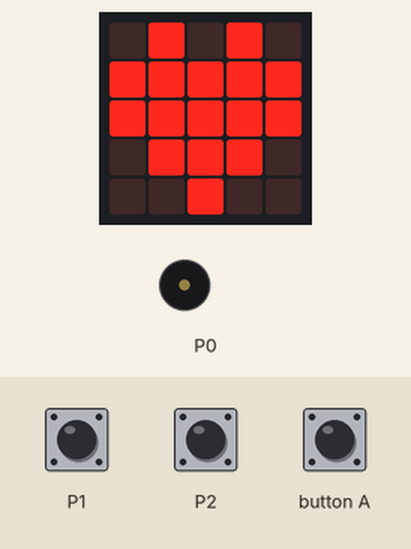
Simulated run of this program. Board: BBC micro:bit (MakeCode). On the bench: the board's 5×5 LED display, buzzer (waves = sounding). The inputs (shaded band) are chosen by the test bench.

Above: at 1.8 s.
1.9 s: touch pin P1 pressed for 0.15 s
At 2.4 s:
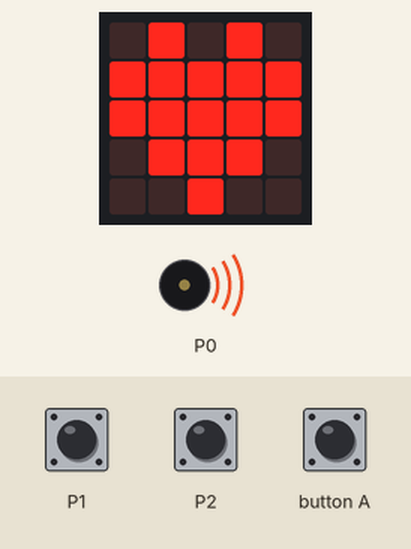
Timing chart, 0 to 4.9 s (numbered marks = the images above; inputs shaded):
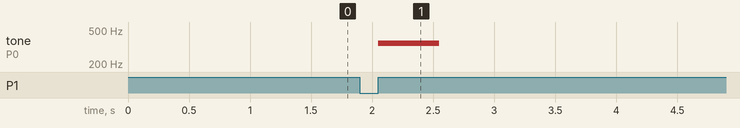

Measured:
- after the input at 1.9 s, tone on P0: silent → 349 Hz after 0.15 s, → silent 0.50 s later

The program:

main.ts
```typescript
input.onButtonPressed(Button.A, function () {

})
input.onPinPressed(TouchPin.P2, function () {
    music.playTone(262, music.beat(BeatFraction.Whole))
})
input.onPinPressed(TouchPin.P1, function () {
    music.playTone(349, music.beat(BeatFraction.Whole))
})
basic.showIcon(IconNames.Heart)
basic.forever(function () {

})
```

test.ts
```typescript
// 在這裡測試；當此封包作為擴充功能時，將不會編譯此內容。
```
